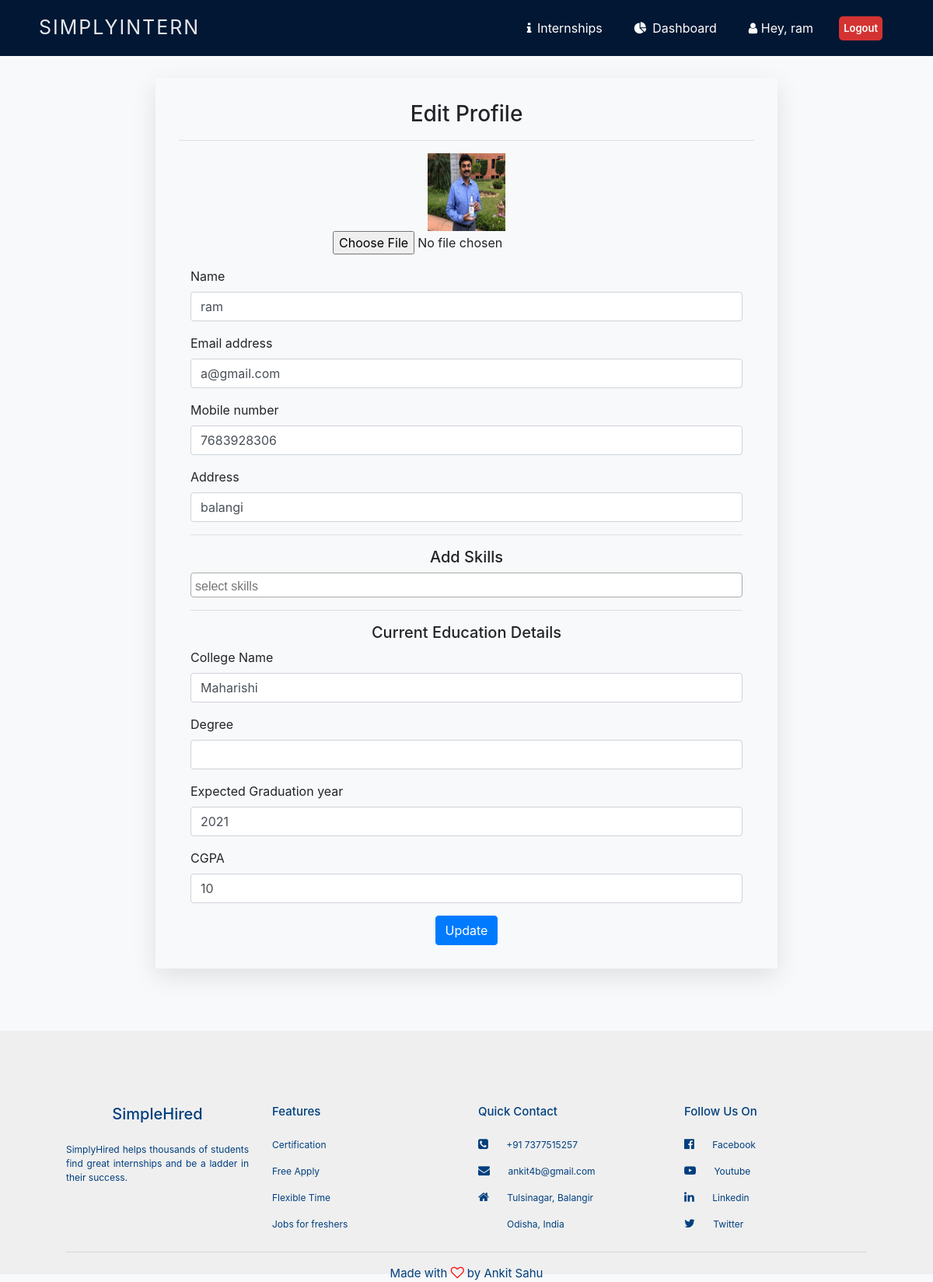
Page /profileEdit (signed in) on the committed database.
### student/models.py (models this page shows, shortened)
class Student(models.Model):
    objects = models.Manager()
    user=models.OneToOneField('auth.user',default="", on_delete=models.CASCADE)
    name = models.CharField(default="", max_length=128)
    email = models.EmailField()
    isStudent = models.BooleanField(default=True)

class Resume(models.Model):
    objects = models.Manager()
    student = models.OneToOneField(Student, on_delete=models.CASCADE)
    address = models.CharField(blank=True, null=True, max_length=128)
    mob = models.CharField(blank=True, null=True, max_length=10)
    skills = models.TextField(blank=True, null=True)
    pic = models.ImageField(upload_to="student/", blank=True, null=True)
    college = models.CharField(blank=True, null=True, max_length=128)
    grad_year = models.CharField(blank=True, null=True, max_length=10)
    cgpa = models.CharField(blank=True, null=True, max_length=5)
    class Meta:
        db_table = ''
        managed = True
        verbose_name = 'Resume'
        verbose_name_plural = 'Resumes'

### student/views.py (the view, shortened to what this page needs)
# urls.py: path('profileEdit', views.profileEdit, name='profileEdit'),
@login_required
def profileEdit(request):
    std = request.user.student
    resume = std.resume
    print(std.name)
    return render(request, 'StudentProfileEdit.html', {'resume':resume, 'student':std})

### student/templates/StudentProfileEdit.html (shortened to what this page needs)
{% load static %}
<html>
    <head>
        <link rel="stylesheet" href="{% static 'css/StudentProfileEdit.css' %}                                                                                                                                                                                                                                                                                                                                                                                                                                                                 " >
         <link rel="stylesheet" href="https://maxcdn.bootstrapcdn.com/bootstrap/4.0.0/css/bootstrap.min.css">
         <link rel="stylesheet" href="https://stackpath.bootstrapcdn.com/font-awesome/4.7.0/css/font-awesome.min.css">
         <link rel="stylesheet" href="https://cdnjs.cloudflare.com/ajax/libs/select2/4.0.0/css/select2.min.css">
    </head>
    <body>
<section class="py-1 fixed-top" style="background-color: rgb(1, 23, 51)">
      <nav class="navbar navbar-expand-sm navbar-light mx-4">
        <a
          class="navbar-brand"
          href="{% url 'internships' %}"
          style="
            font-size: 25px;
            font-weight: 400;
            color: #e7e9ee;
            letter-spacing: 2px;
            margin-left: 10px;
            text-transform: uppercase;
          "
          >SimplyIntern</a
        >
        <div class="collapse navbar-collapse" id="navbarSupportedContent">
          <ul class="navbar-nav ml-auto">
            <li class="nav-item">
              <a class="nav-link" href="{% url 'internships' %}">
                <i class="fa fa-info" aria-hidden="true"></i> <span style="margin-left: 3px;">Internships</span></a>
            </li>
            <li class="nav-item">
              <a class="nav-link" href="{% url 'dashboard' %}">
                <i class="fa fa-pie-chart" aria-hidden="true"></i> <span style="margin-left: 3px;">Dashboard</span></a>
            </li>
            <li class="nav-item">
              <a class="nav-link" href="{% url 'profile' %}">
                <i class="fa fa-user" aria-hidden="true"></i> Hey, {{user.student.name}}</a
              >
            </li>
            <li class="nav-item">
              <a class="btn" href="/logout" style="padding: 5px; background-color: rgb(212, 51, 51); color: #fff; font-weight: 600; border-radius: 5px; font-size: 13px; margin-top: 5px;">
                Logout
              </a>
            </li>
          </ul>
        </div>
      </nav>
    </section>
        <section class="get_in_touch" style="margin-top: 100px;">
            <h3 class="text-center">
                Edit Profile
            </h3>
            <hr>
            <div class="container">
                <div>
                    <form
                    name="resumeform"
                    id="resumeform"
                    method="POST"
                    enctype="multipart/form-data">
                        <div class="form-group" style="text-align: center;">
                            <img src="/media/{{resume.pic}}" style="width: 100px; height: 100px;"/>
                            <input type="file" name="image" style="display: block; margin: auto;">
                        </div>
                        <div class="form-group">
                        <label >Name</label>
                        <input type="text" name="name" class="form-control"  value={{student.name}}>
                        </div>
                        <div class="form-group">
                        <label >Email address</label>
                        <input type="email" name="email" class="form-control" aria-describedby="emailHelp" value={{student.email}}>
                        </div>
                        <div class="form-group">
                            <label >Mobile number</label>
                            <input type="text" name="mob" class="form-control"  value={{resume.mob}}>
                        </div>
                        <div class="form-group">
                            <label >Address</label>
                            <input type="text" name="address" class="form-control"  value={{resume.address}}>
                        </div>
                        <hr>
                        <h5 class="text-center">Add Skills</h5>
                        <div class="form-group" >
                        </div>
                        <hr>
                        <h5 class="text-center">Current Education Details</h5>
                        <div class="form-group">
                            <label >College Name</label>
                            <input type="text" name="college" class="form-control"  value={{resume.college}}>
                        </div>
                        <div class="form-group">
                            <label >Degree</label>
                            <input type="text" name="degree" class="form-control"  value={{resume.degree}}>
                        </div>
                        <div class="form-group">
                            <label >Expected Graduation year</label>
                            <input type="text" name="grad_year" class="form-control"  value={{resume.grad_year}}>
                        </div>
                        <div class="form-group">
                            <label >CGPA</label>
                            <input type="number" name="cgpa" class="form-control"  value={{resume.cgpa}}>
                        </div>
                        <div class="text-center">
                            <button type="submit" onclick="validateForm();" class="btn btn-primary">Update</button>
                        </div>
                    </form>
                </div>
            </div>
        </section>
    <section id="footer">
        <div class="container">
            <div class="row">
                <div class="col-md-3">
                    <h2>
                        SimpleHired
                    </h2>
                    <p style="text-align: justify;">
                    SimplyHired helps thousands of students find great internships
                    and be a ladder in their success.
                    </p>
                </div>
                <div class="col-md-3">
                    <h1>
                        Features
                    </h1>
                    <p>
                        Certification
                    </p>
                    <p>
                        Free Apply
                    </p>
                    <p>
                        Flexible Time
                    </p>
                    <p>
                        Jobs for freshers
                    </p>
                </div>
                <div class="col-md-3">
                    <h1>
                        Quick Contact
                    </h1>
                    <p> <i class="fa fa-phone-square"></i>
                        +91 7377515257
                    </p>
                    <p> <i class="fa fa-envelope"></i>
                        ankit4b@gmail.com
                    </p>
                    <p> <i class="fa fa-home"></i>
                        Tulsinagar, Balangir
                    </p>
                    <p class="city">
                        Odisha, India
                    </p>
                </div>
                <div class="col-md-3">
                    <h1>
                        Follow Us On
                    </h1>
                    <p> <i class="fa fa-facebook-official"></i>
                        Facebook
                    </p>
                    <p> <i class="fa fa-youtube-play"></i>
                        Youtube
                    </p>
                    <p> <i class="fa fa-linkedin"></i>
                        Linkedin
                    </p>
                    <p> <i class="fa fa-twitter"></i>
                        Twitter
                    </p>
                </div>
            </div>
            <hr>
            <p class="copyright">
                Made with <i class="fa fa-heart-o"></i> by Ankit Sahu
            </p>
        </div>
    </section>
    </body>
</html>

### student/static/css/StudentProfileEdit.css (style rules this page uses)
* { padding: 0; margin: 0; }
body { padding: 0; margin: 0; font-family: 'Poppins', sans-serif; background-color: #f8f9fa !important; }
.navbar-nav li a { color: #ffffff !important; font-size: 16px; margin-right: 25px; }
.get_in_touch { max-width: 800px; margin: 50px auto; position: relative; box-shadow: 0 10px 30px 0px rgba(0, 0, 0, 0.1); padding: 30px; }
#footer { margin-top: 80px; padding: 70px; background-color: #efefef; color: #013f7e; }
#footer h2 { font-size: 20px; text-align: center; margin-top: 25px; margin-bottom: 25px; }
#footer h1 { font-size: 15px; text-align: left; margin-top: 25px; margin-bottom: 25px; }
#footer p { font-size: 12px; text-align: left; }
#footer .city { margin-left: 37px; }
#footer .row .fa { padding-right: 20px; font-size: 15px; }
#footer hr { margin-top: 10px; }
#footer .fa-heart-o { color: red; font-size: 17px; }
#footer .copyright { margin-bottom: -80px; text-align: center; font-size: 15px; }

### rows in the picture
Resume: pic (picture), mob "7683928306", address "balangi", college "Maharishi", grad_year "2021", cgpa "10"
Student: name "ram", email "a@gmail.com"

### other values in the picture
{{ user.student.name }} "ram"
